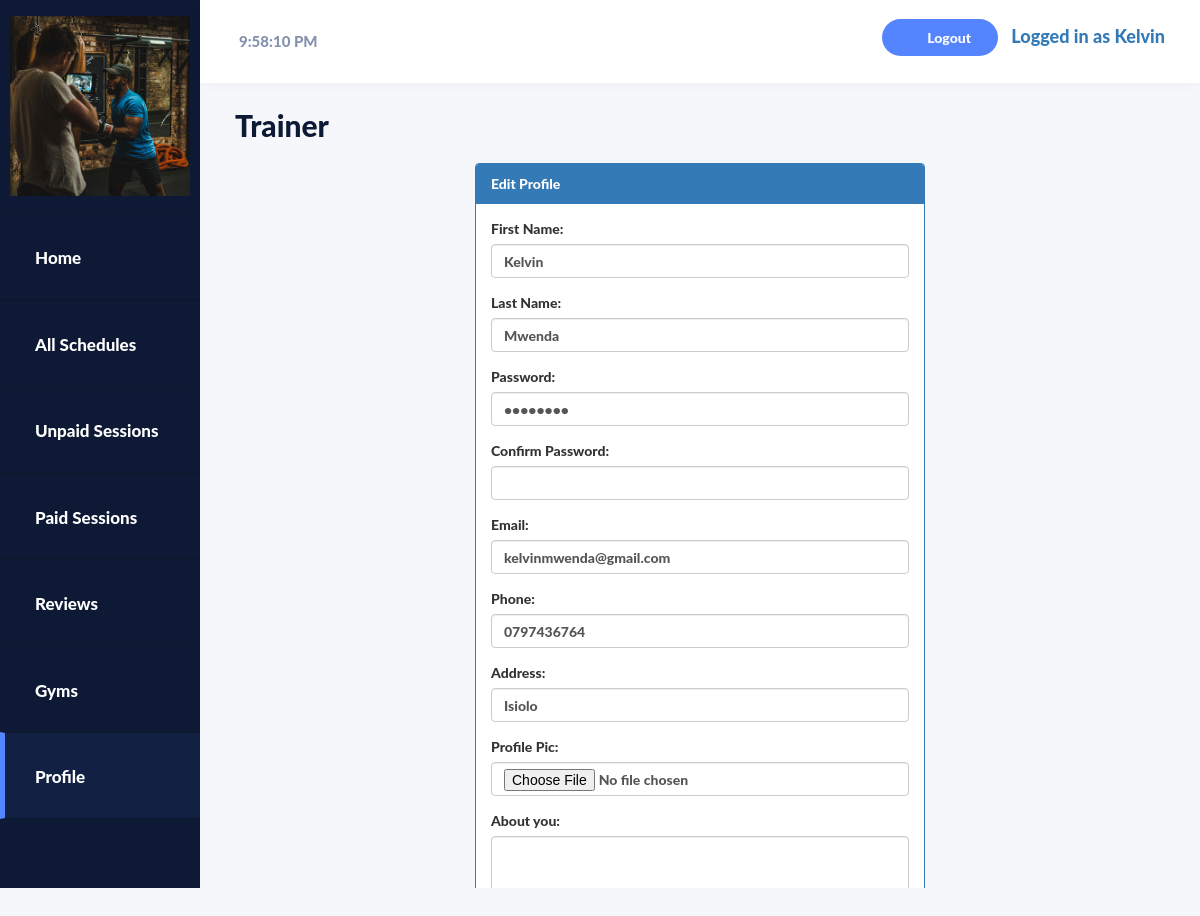
Page /trainer/profile.php (signed in) on the committed database.
### tables this page shows
CREATE TABLE `trainers` (
  `trainer_id` int(10) NOT NULL,
  `trainer_fname` varchar(30) NOT NULL,
  `trainer_lname` varchar(30) NOT NULL,
  `trainer_pass` varchar(10) NOT NULL,
  `trainer_email` varchar(30) NOT NULL,
  `trainer_phone` varchar(15) NOT NULL,
  `trainer_address` varchar(30) NOT NULL,
  `trainer_profilepic` varchar(50) NOT NULL,
  `trainer_gender` varchar(30) NOT NULL,
  `trainer_shortdesc` text NOT NULL,
  `date_joined` datetime NOT NULL
);

### trainer/profile.php (the view, shortened to what this page needs)
<?php
include '../con.php';
?>
<!DOCTYPE html>
<html>
<head>
<link rel="stylesheet" href="../bootstrap.css">
    <link rel="stylesheet" href="https://maxcdn.bootstrapcdn.com/bootstrap/3.4.1/css/bootstrap.min.css">
    <link rel="stylesheet" type="text/css" href="../css/style.css">
    <link rel="stylesheet" type="text/css" href="../DataTables/datatables.min.css"/>
</head>
<body class="home">
    <div class="container-fluid display-table">
        <div class="row display-table-row">
            <div class="col-md-2 col-sm-1 hidden-xs display-table-cell v-align box" id="navigation">
                <div class="logo">
                    <a hef="home.html"><?php echo "<img src='".$_SESSION['trainer_profilepic']."' alt='Trainer profilepic' class='hidden-xs hidden-sm'>"; ?>
                    </a>
                </div>
                <div class="navi">
                    <ul>
                        <li><a href="index.php"><i class="fa fa-home" aria-hidden="true"></i><span class="hidden-xs hidden-sm">Home</span></a></li>
                        <li><a href="all_schedules.php"><i class="fa fa-tasks" aria-hidden="true"></i><span class="hidden-xs hidden-sm">All Schedules</span></a></li>
                         <li><a href="booked.php"><i class="fa fa-bar-chart" aria-hidden="true"></i><span class="hidden-xs hidden-sm">Unpaid Sessions</span></a></li>
                        <li><a href="paid.php"><i class="fa fa-bar-chart" aria-hidden="true"></i><span class="hidden-xs hidden-sm">Paid Sessions</span></a></li>
                        <li><a href="reviews.php"><i class="fa fa-user" aria-hidden="true"></i><span class="hidden-xs hidden-sm">Reviews</span></a></li>
                        <li><a href="availablegyms.php"><i class="fa fa-calendar" aria-hidden="true"></i><span class="hidden-xs hidden-sm">Gyms</span></a></li>
                        <li class="active"><a href="profile.php"><i class="fa fa-cog" aria-hidden="true"></i><span class="hidden-xs hidden-sm">Profile</span></a></li>
                    </ul>
                </div>
            </div>
            <div class="col-md-10 col-sm-11 display-table-cell v-align">
                <div class="row">
                    <header>
                        <div class="col-md-7">
                            <div class="search hidden-xs hidden-sm">
                               <form name="Tick">
<input type="text" size="11" name="Clock">
</form>
                            </div>
                        </div>
                        <div class="col-md-5">
                            <div class="header-rightside">
                                <ul class="list-inline header-top pull-right">
                                    <li class="hidden-xs"><a href="#" class="add-project" data-toggle="modal" data-target="#add_project">Logout	</a></li>
                                    <li><a href="#"><h4><span>Logged in as <?php echo $_SESSION['trainer_fname']; ?></span></h4></a></li>
                                </ul>
                            </div>
                        </div>
                    </header>
                </div>
                <div class="user-dashboard">
                    <h1>Trainer</h1>
                    <div class="row">
                      <div class="col-md-3"></div>
                      <div class="col-md-6">
                        <div class="panel-group">
                          <div class="panel panel-primary">
                            <div class="panel-heading">Edit Profile</div>
                            <div class="panel-body">
                              <form class="form" method="post" enctype="multipart/form-data" action="profile.php">
                                                              <?php
                                                              $id =$_SESSION['trainer_id'];
$sql = "SELECT * FROM trainers WHERE trainer_id='$id'";
$result = mysqli_query($con,$sql);
while($row = mysqli_fetch_array($result))
{
                              ?>
                                <div class="form-group">
                                  <label>First Name:</label>
                                  <input type="text" <?php echo "value='".$row['trainer_fname']."'"; ?> class="form-control" name="trainerFname" required>
                                </div>
                                <div class="form-group">
                                  <label>Last Name:</label>
                                  <input type="text" <?php echo "value='".$row['trainer_lname']."'"; ?> class="form-control" name="trainerLname" required>
                                </div>
                                <div class="form-group">
                                  <label>Password:</label>
                                  <input type="password" <?php echo "value='".$row['trainer_pass']."'"; ?> class="form-control" name="trainerPass1" required>
                                </div>
                                <div class="form-group">
                                  <label>Confirm Password:</label>
                                  <input type="password"  class="form-control" name="trainerPass2" required>
                                </div>
                                <div class="form-group">
                                  <label>Email:</label>
                                  <input type="email" <?php echo "value='".$row['trainer_email']."'"; ?> class="form-control" name="trainerEmail" required>
                                </div>
                                <div class="form-group">
                                  <label>Phone:</label>
                                  <input type="text" <?php echo "value='".$row['trainer_phone']."'"; ?> class="form-control" name="trainerPhone" required>
                                </div>
                                <div class="form-group">
                                  <label>Address:</label>
                                  <input type="text" <?php echo "value='".$row['trainer_address']."'"; ?> class="form-control" name="trainerAddress" required>
                                </div>
                                <div class="form-group">
                                  <label>Profile Pic:</label>
                                  <input type="file" class="form-control" name="trainerProfilePic" required>
                                </div>
                                <div class="form-group">
                                  <label>About you:</label>
                                  <textarea name="trainerShortdesc" <?php echo "value='".$row['trainer_shortdesc']."'"; ?> class="form-control" rows="4" cols="30"></textarea>
                                </div>
                                 <?php
                            }
                              ?>
                              </form>
                            </div>
                          </div>
                        </div>
                      </div>
                      <div class="col-md-3"></div>
                    </div>
    </div>
</body>
</html>

### css/style.css (style rules this page uses)
body { background-image: url(../image/bg_2.jpg); font-family: lato heavy; }
a:focus,a:hover,a { outline:none; text-decoration: none; }
li,ul { list-style: none; padding: 0; margin: 0; }
.home { background: #f6f7fa; }
#navigation { background: #0e1a35; height: 100%; }
#navigation { padding: 0; height: 100%; }
.display-table { display: table; padding: 0; height: 100%; width: 100%; }
.display-table-row { display: table-row; height: 100%; }
.display-table-cell { display: table-cell; float: none; height: 100%; }
.v-align { vertical-align: top; }
.logo img { max-width: 180px; padding: 16px 0 17px; width: 100%; }
.header-top { margin: 0; padding-top: 2px; }
.add-project { background: #5584ff none repeat scroll 0 0; border-radius: 100px; color: #ffffff; font-size: 14px; font-weight: 600; padding: 10px 27px 10px 45px; position: relative; }
.add-project::before { background: rgba(0, 0, 0, 0) url("../images/plus.png") no-repeat scroll 0 0; content: ""; ; height: 12px; left: 17px; position: absolute; top: 12px; width: 12px; }
.header-top li { display: inline-block; text-align: center; }
#navigation { -webkit-transition: all 0.5s ease; -moz-transition: all 0.5s ease; -o-transition: all 0.5s ease; transition: all 0.5s ease; }
.search input { border: none; font-size: 15px; padding: 15px 9px; width: 100%; background: rgba(0, 0, 0, 0) url("../images/search.png") no-repeat scroll 99% 12px; color: #8492af; }
header { background: #ffffff none repeat scroll 0 0; box-shadow: 0 1px 12px rgba(0, 0, 0, 0.04); display: inline-block !important; line-height: 23px; padding: 15px; transition: all 0.5s ease 0s; width: 100%; -webkit-transition: all 0.5s ease; -moz-transition: all 0.5s ease; -o-transition: all 0.5s ease; transition: all 0.5s ease; }
.logo { text-align: center; }
.navi a { border-bottom: 1px solid #0d172e; border-top: 1px solid #0d172e; color: #ffffff; display: block; font-size: 17px; font-weight: 500; padding: 28px 20px; text-decoration: none; }
.navi .active a { background: #122143; border-left: 5px solid #5584ff; padding-left: 15px; }
.hidden-xs { -webkit-transition: all 0.5s ease; -moz-transition: all 0.5s ease; -o-transition: all 0.5s ease; transition: all 0.5s ease; }
.user-dashboard { padding: 0 20px; overflow-y: scroll; height:800px; }
.user-dashboard h1 { color: #0e1a35; font-size: 30px; font-weight: 500; margin: 0; padding: 21px 0; }

### rows in the picture
trainers: trainerFname "Kelvin", trainerLname "Mwenda", trainerEmail "kelvinmwenda@gmail.com", trainerPhone "0797436764", trainerAddress "Isiolo"

### other values in the picture
$_SESSION['trainer_fname'] "Kelvin"
